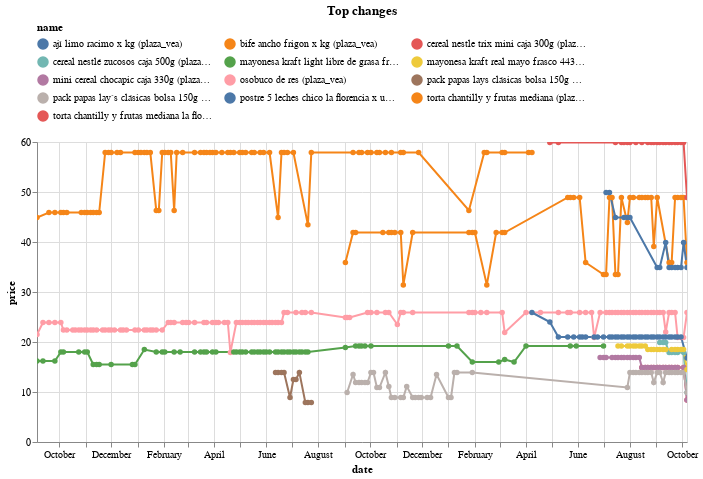

Notebook code cell kept with this figure:
### Code cell
top_changes_abs.head(10).pipe(plot_changes, 'Top changes')

### Figure 1 — Vega-Lite specification as saved in the notebook (floating-point values rounded to 4 significant figures; data arrays with more than 128 entries replaced by an {"elided": "..."} marker saying what was removed)
{"config": {"view": {"continuousWidth": 300, "continuousHeight": 300}, "legend": {"columns": 3, "orient": "top"}}, "data": {"name": "data-8a18469206f17c3eba8f3a2ef4f00227"}, "mark": {"type": "line", "point": true}, "encoding": {"color": {"field": "name", "scale": {"domain": ["ají limo racimo x kg (plaza_vea)", "bife ancho frigon x kg (plaza_vea)", "cereal nestle trix mini caja 300g (plaza_vea)", "cereal nestlé zucosos caja 500g (plaza_vea)", "mayonesa kraft light libre de grasa frasco 443ml (plaza_vea)", "mayonesa kraft real mayo frasco 443ml (plaza_vea)", "mini cereal chocapic caja 330g (plaza_vea)", "osobuco de res (plaza_vea)", "pack papas lays clásicas bolsa 150g + piqueo snax bolsa 200g (plaza_vea)", "pack papas lay´s clásicas bolsa 150g + piqueo snax bolsa 200g paquete 2un (plaza_vea)", "postre 5 leches chico la florencia x un (plaza_vea)", "torta chantilly y frutas mediana (plaza_vea)", "torta chantilly y frutas mediana la florencia 1un (plaza_vea)"]}, "type": "nominal"}, "tooltip": [{"field": "name", "type": "nominal"}, {"field": "price", "type": "quantitative"}, {"field": "last_price", "type": "quantitative"}], "x": {"field": "date", "type": "temporal"}, "y": {"field": "price", "type": "quantitative"}}, "params": [{"name": "param_7", "select": {"type": "point", "fields": ["name"]}, "bind": "legend"}, {"name": "param_8", "select": {"type": "interval", "encodings": ["x", "y"]}, "bind": "scales"}], "title": "Top changes", "transform": [{"filter": {"param": "param_7"}}], "width": 650, "$schema": "https://vega.github.io/schema/vega-lite/v5.20.1.json", "datasets": {"data-8a18469206f17c3eba8f3a2ef4f00227": {"elided": "528 records"}}}
